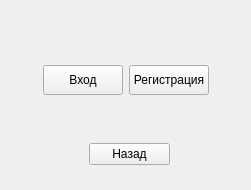
<?xml version="1.0" encoding="UTF-8"?>
<ui version="4.0">
 <class>Form</class>
 <widget class="QWidget" name="Form">
  <property name="geometry">
   <rect>
    <x>0</x>
    <y>0</y>
    <width>251</width>
    <height>190</height>
   </rect>
  </property>
  <property name="windowTitle">
   <string>Form</string>
  </property>
  <widget class="QWidget" name="layoutWidget">
   <property name="geometry">
    <rect>
     <x>0</x>
     <y>0</y>
     <width>251</width>
     <height>121</height>
    </rect>
   </property>
   <layout class="QVBoxLayout" name="verticalLayout">
    <item>
     <spacer name="verticalSpacer">
      <property name="orientation">
       <enum>Qt::Vertical</enum>
      </property>
      <property name="sizeType">
       <enum>QSizePolicy::Maximum</enum>
      </property>
      <property name="sizeHint" stdset="0">
       <size>
        <width>20</width>
        <height>40</height>
       </size>
      </property>
     </spacer>
    </item>
    <item>
     <layout class="QHBoxLayout" name="horizontalLayout">
      <item>
       <spacer name="horizontalSpacer">
        <property name="orientation">
         <enum>Qt::Horizontal</enum>
        </property>
        <property name="sizeHint" stdset="0">
         <size>
          <width>40</width>
          <height>20</height>
         </size>
        </property>
       </spacer>
      </item>
      <item>
       <layout class="QGridLayout" name="gridLayout">
        <item row="0" column="1">
         <widget class="QPushButton" name="registrationButton">
          <property name="sizePolicy">
           <sizepolicy hsizetype="Minimum" vsizetype="Fixed">
            <horstretch>1</horstretch>
            <verstretch>0</verstretch>
           </sizepolicy>
          </property>
          <property name="minimumSize">
           <size>
            <width>80</width>
            <height>30</height>
           </size>
          </property>
          <property name="cursor">
           <cursorShape>PointingHandCursor</cursorShape>
          </property>
          <property name="text">
           <string>Регистрация</string>
          </property>
         </widget>
        </item>
        <item row="0" column="0">
         <widget class="QPushButton" name="loginButton">
          <property name="sizePolicy">
           <sizepolicy hsizetype="Expanding" vsizetype="Fixed">
            <horstretch>1</horstretch>
            <verstretch>0</verstretch>
           </sizepolicy>
          </property>
          <property name="minimumSize">
           <size>
            <width>80</width>
            <height>30</height>
           </size>
          </property>
          <property name="cursor">
           <cursorShape>PointingHandCursor</cursorShape>
          </property>
          <property name="text">
           <string>Вход</string>
          </property>
          <property name="autoDefault">
           <bool>false</bool>
          </property>
          <property name="default">
           <bool>false</bool>
          </property>
         </widget>
        </item>
       </layout>
      </item>
      <item>
       <spacer name="horizontalSpacer_2">
        <property name="orientation">
         <enum>Qt::Horizontal</enum>
        </property>
        <property name="sizeHint" stdset="0">
         <size>
          <width>40</width>
          <height>20</height>
         </size>
        </property>
       </spacer>
      </item>
     </layout>
    </item>
   </layout>
  </widget>
  <widget class="QWidget" name="verticalLayoutWidget">
   <property name="geometry">
    <rect>
     <x>9</x>
     <y>129</y>
     <width>241</width>
     <height>51</height>
    </rect>
   </property>
   <layout class="QVBoxLayout" name="verticalLayout_2">
    <property name="leftMargin">
     <number>80</number>
    </property>
    <property name="rightMargin">
     <number>80</number>
    </property>
    <item>
     <widget class="QPushButton" name="backButton">
      <property name="text">
       <string>Назад</string>
      </property>
     </widget>
    </item>
   </layout>
  </widget>
 </widget>
 <resources/>
 <connections/>
</ui>
